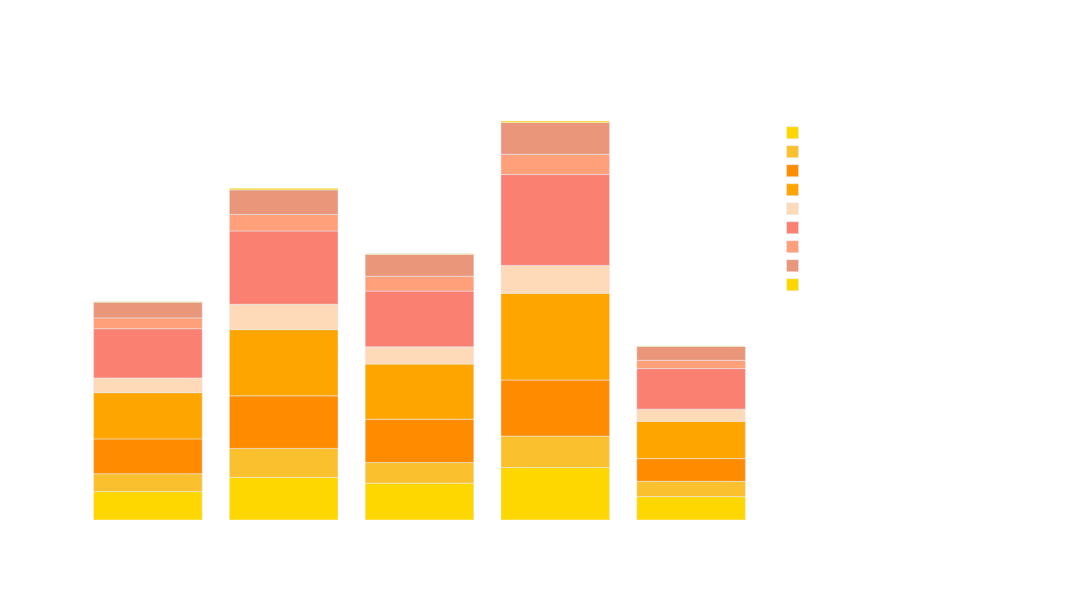
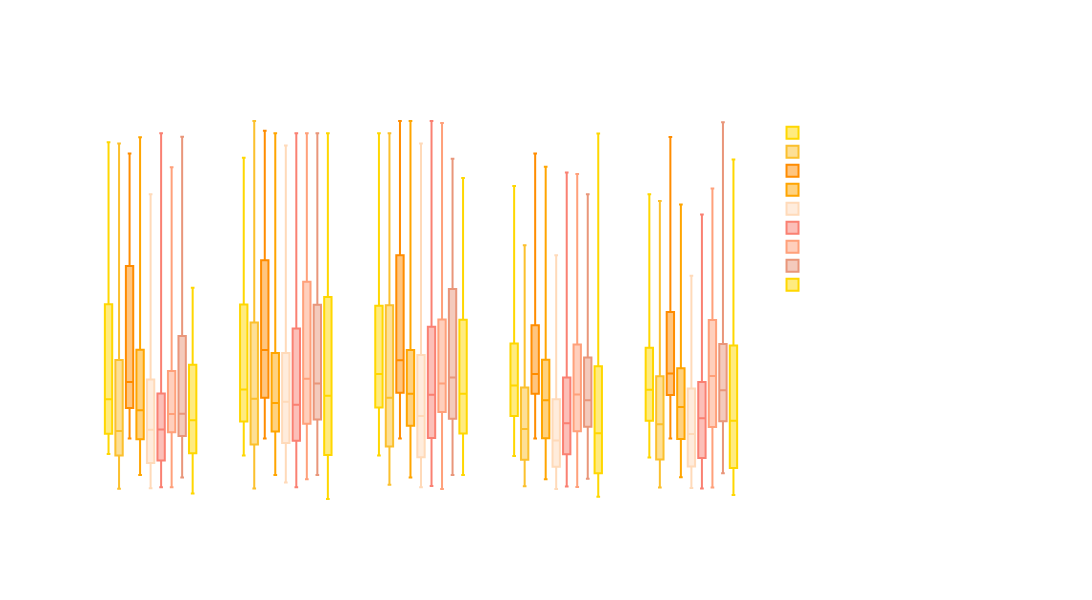

Notebook code cell kept with these figures, in order:
### Code cell
import plotly.express as px

color_sequence = ['#FFD700', '#FBC02D', '#FF8C00', '#FFA500', '#FFDAB9', '#FA8072', '#FFA07A', '#E9967A']

# Group by Year and OrgSize to count number of participants
orgsize_counts = (
    filtered_df.groupby(['Year', 'OrgSize']).size().reset_index(name='Count')
)

# Create bar chart
fig = px.bar(
    orgsize_counts,
    x='Year',
    y='Count',
    color='OrgSize',
    title='Org Size Distribution by Year',
    color_discrete_sequence=color_sequence
)

fig.update_layout(
    plot_bgcolor='rgba(0,0,0,0)',
    paper_bgcolor='rgba(0,0,0,0)',
    font=dict(color='white'),
    height=600,
    width=1100
)

fig.update_xaxes(showgrid=False)
fig.update_yaxes(showgrid=False)

fig.show()
import plotly.express as px

# Ensure you're using the cleaned combined_median DataFrame
fig = px.box(
    combined_median,
    x='Year',
    y='MedianSalary',
    color='OrgSize',
    title='Org Size Salary Trends by Year',
    color_discrete_sequence=color_sequence  # use your defined colors
)
# Remove outliers using IQR method
Q1 = combined_median['MedianSalary'].quantile(0.25)
Q3 = combined_median['MedianSalary'].quantile(0.75)
IQR = Q3 - Q1

filtered_combined = combined_median[
    (combined_median['MedianSalary'] >= Q1 - 1.5 * IQR) &
    (combined_median['MedianSalary'] <= Q3 + 1.5 * IQR)
]

# Now plot without outliers in data
fig = px.box(
    filtered_combined,
    x='Year',
    y='MedianSalary',
    color='OrgSize',
    title='Org Size Salary Trends by Year',
    color_discrete_sequence=color_sequence,
    points=False
)

fig.update_layout(
    plot_bgcolor='rgba(0,0,0,0)',
    paper_bgcolor='rgba(0,0,0,0)',
    font=dict(color='white'),
    height=600,
    width=1100,
    yaxis=dict(
        tickformat=',',  # Use comma-separated full numbers (e.g. 60000 not 0.6M)
        title='Median Annual Salary (USD)'
    ),
    xaxis=dict(
        showgrid=False
    ),
    yaxis_showgrid=False
)

fig.show()

### Figure 1 — Plotly figure (JSON) as saved in the notebook; plotly's stock layout.template omitted (floating-point values rounded to 4 significant figures)
{"data": [{"alignmentgroup": "True", "hovertemplate": "OrgSize=1,000 to 4,999 employees<br>Year=%{x}<br>Count=%{y}<extra></extra>", "legendgroup": "1,000 to 4,999 employees", "marker": {"color": "#FFD700", "pattern": {"shape": ""}}, "name": "1,000 to 4,999 employees", "offsetgroup": "1,000 to 4,999 employees", "orientation": "v", "showlegend": true, "textposition": "auto", "type": "bar", "x": [2020, 2021, 2022, 2023, 2024], "xaxis": "x", "y": [2582, 3874, 3350, 4769, 2125], "yaxis": "y"}, {"alignmentgroup": "True", "hovertemplate": "OrgSize=10 to 19 employees<br>Year=%{x}<br>Count=%{y}<extra></extra>", "legendgroup": "10 to 19 employees", "marker": {"color": "#FBC02D", "pattern": {"shape": ""}}, "name": "10 to 19 employees", "offsetgroup": "10 to 19 employees", "orientation": "v", "showlegend": true, "textposition": "auto", "type": "bar", "x": [2020, 2021, 2022, 2023, 2024], "xaxis": "x", "y": [1619, 2629, 1870, 2855, 1386], "yaxis": "y"}, {"alignmentgroup": "True", "hovertemplate": "OrgSize=10,000 or more employees<br>Year=%{x}<br>Count=%{y}<extra></extra>", "legendgroup": "10,000 or more employees", "marker": {"color": "#FF8C00", "pattern": {"shape": ""}}, "name": "10,000 or more employees", "offsetgroup": "10,000 or more employees", "orientation": "v", "showlegend": true, "textposition": "auto", "type": "bar", "x": [2020, 2021, 2022, 2023, 2024], "xaxis": "x", "y": [3169, 4779, 3935, 5096, 2067], "yaxis": "y"}, {"alignmentgroup": "True", "hovertemplate": "OrgSize=100 to 499 employees<br>Year=%{x}<br>Count=%{y}<extra></extra>", "legendgroup": "100 to 499 employees", "marker": {"color": "#FFA500", "pattern": {"shape": ""}}, "name": "100 to 499 employees", "offsetgroup": "100 to 499 employees", "orientation": "v", "showlegend": true, "textposition": "auto", "type": "bar", "x": [2020, 2021, 2022, 2023, 2024], "xaxis": "x", "y": [4196, 6014, 5013, 7880, 3385], "yaxis": "y"}, {"alignmentgroup": "True", "hovertemplate": "OrgSize=2 to 9 employees<br>Year=%{x}<br>Count=%{y}<extra></extra>", "legendgroup": "2 to 9 employees", "marker": {"color": "#FFDAB9", "pattern": {"shape": ""}}, "name": "2 to 9 employees", "offsetgroup": "2 to 9 employees", "orientation": "v", "showlegend": true, "textposition": "auto", "type": "bar", "x": [2020, 2021, 2022, 2023, 2024], "xaxis": "x", "y": [1340, 2302, 1565, 2531, 1110], "yaxis": "y"}, {"alignmentgroup": "True", "hovertemplate": "OrgSize=20 to 99 employees<br>Year=%{x}<br>Count=%{y}<extra></extra>", "legendgroup": "20 to 99 employees", "marker": {"color": "#FA8072", "pattern": {"shape": ""}}, "name": "20 to 99 employees", "offsetgroup": "20 to 99 employees", "orientation": "v", "showlegend": true, "textposition": "auto", "type": "bar", "x": [2020, 2021, 2022, 2023, 2024], "xaxis": "x", "y": [4476, 6663, 5068, 8254, 3684], "yaxis": "y"}, {"alignmentgroup": "True", "hovertemplate": "OrgSize=5,000 to 9,999 employees<br>Year=%{x}<br>Count=%{y}<extra></extra>", "legendgroup": "5,000 to 9,999 employees", "marker": {"color": "#FFA07A", "pattern": {"shape": ""}}, "name": "5,000 to 9,999 employees", "offsetgroup": "5,000 to 9,999 employees", "orientation": "v", "showlegend": true, "textposition": "auto", "type": "bar", "x": [2020, 2021, 2022, 2023, 2024], "xaxis": "x", "y": [981, 1500, 1348, 1837, 752], "yaxis": "y"}, {"alignmentgroup": "True", "hovertemplate": "OrgSize=500 to 999 employees<br>Year=%{x}<br>Count=%{y}<extra></extra>", "legendgroup": "500 to 999 employees", "marker": {"color": "#E9967A", "pattern": {"shape": ""}}, "name": "500 to 999 employees", "offsetgroup": "500 to 999 employees", "orientation": "v", "showlegend": true, "textposition": "auto", "type": "bar", "x": [2020, 2021, 2022, 2023, 2024], "xaxis": "x", "y": [1431, 2235, 1985, 2905, 1253], "yaxis": "y"}, {"alignmentgroup": "True", "hovertemplate": "OrgSize=Just me - I am a freelancer, sole proprietor, etc.<br>Year=%{x}<br>Count=%{y}<extra></extra>", "legendgroup": "Just me - I am a freelancer, sole proprietor, etc.", "marker": {"color": "#FFD700", "pattern": {"shape": ""}}, "name": "Just me - I am a freelancer, sole proprietor, etc.", "offsetgroup": "Just me - I am a freelancer, sole proprietor, etc.", "orientation": "v", "showlegend": true, "textposition": "auto", "type": "bar", "x": [2020, 2021, 2022, 2023, 2024], "xaxis": "x", "y": [46, 149, 66, 125, 44], "yaxis": "y"}], "layout": {"barmode": "relative", "font": {"color": "white"}, "height": 600, "legend": {"title": {"text": "OrgSize"}, "tracegroupgap": 0}, "paper_bgcolor": "rgba(0,0,0,0)", "plot_bgcolor": "rgba(0,0,0,0)", "title": {"text": "Org Size Distribution by Year"}, "width": 1100, "xaxis": {"anchor": "y", "domain": [0, 1], "showgrid": false, "title": {"text": "Year"}}, "yaxis": {"anchor": "x", "domain": [0, 1], "showgrid": false, "title": {"text": "Count"}}}}

### Figure 2 — Plotly figure (JSON) as saved in the notebook; plotly's stock layout.template omitted (floating-point values rounded to 4 significant figures; data arrays with more than 128 entries replaced by an {"elided": "..."} marker saying what was removed)
{"data": [{"alignmentgroup": "True", "boxpoints": false, "hovertemplate": "OrgSize=1,000 to 4,999 employees<br>Year=%{x}<br>MedianSalary=%{y}<extra></extra>", "legendgroup": "1,000 to 4,999 employees", "marker": {"color": "#FFD700"}, "name": "1,000 to 4,999 employees", "notched": false, "offsetgroup": "1,000 to 4,999 employees", "orientation": "v", "showlegend": true, "type": "box", "x": {"elided": "362 int values"}, "x0": " ", "xaxis": "x", "y": {"elided": "362 float values"}, "y0": " ", "yaxis": "y"}, {"alignmentgroup": "True", "boxpoints": false, "hovertemplate": "OrgSize=10 to 19 employees<br>Year=%{x}<br>MedianSalary=%{y}<extra></extra>", "legendgroup": "10 to 19 employees", "marker": {"color": "#FBC02D"}, "name": "10 to 19 employees", "notched": false, "offsetgroup": "10 to 19 employees", "orientation": "v", "showlegend": true, "type": "box", "x": {"elided": "484 int values"}, "x0": " ", "xaxis": "x", "y": {"elided": "484 float values"}, "y0": " ", "yaxis": "y"}, {"alignmentgroup": "True", "boxpoints": false, "hovertemplate": "OrgSize=10,000 or more employees<br>Year=%{x}<br>MedianSalary=%{y}<extra></extra>", "legendgroup": "10,000 or more employees", "marker": {"color": "#FF8C00"}, "name": "10,000 or more employees", "notched": false, "offsetgroup": "10,000 or more employees", "orientation": "v", "showlegend": true, "type": "box", "x": {"elided": "283 int values"}, "x0": " ", "xaxis": "x", "y": {"elided": "283 float values"}, "y0": " ", "yaxis": "y"}, {"alignmentgroup": "True", "boxpoints": false, "hovertemplate": "OrgSize=100 to 499 employees<br>Year=%{x}<br>MedianSalary=%{y}<extra></extra>", "legendgroup": "100 to 499 employees", "marker": {"color": "#FFA500"}, "name": "100 to 499 employees", "notched": false, "offsetgroup": "100 to 499 employees", "orientation": "v", "showlegend": true, "type": "box", "x": {"elided": "477 int values"}, "x0": " ", "xaxis": "x", "y": {"elided": "477 float values"}, "y0": " ", "yaxis": "y"}, {"alignmentgroup": "True", "boxpoints": false, "hovertemplate": "OrgSize=2 to 9 employees<br>Year=%{x}<br>MedianSalary=%{y}<extra></extra>", "legendgroup": "2 to 9 employees", "marker": {"color": "#FFDAB9"}, "name": "2 to 9 employees", "notched": false, "offsetgroup": "2 to 9 employees", "orientation": "v", "showlegend": true, "type": "box", "x": {"elided": "519 int values"}, "x0": " ", "xaxis": "x", "y": {"elided": "519 float values"}, "y0": " ", "yaxis": "y"}, {"alignmentgroup": "True", "boxpoints": false, "hovertemplate": "OrgSize=20 to 99 employees<br>Year=%{x}<br>MedianSalary=%{y}<extra></extra>", "legendgroup": "20 to 99 employees", "marker": {"color": "#FA8072"}, "name": "20 to 99 employees", "notched": false, "offsetgroup": "20 to 99 employees", "orientation": "v", "showlegend": true, "type": "box", "x": {"elided": "526 int values"}, "x0": " ", "xaxis": "x", "y": {"elided": "526 float values"}, "y0": " ", "yaxis": "y"}, {"alignmentgroup": "True", "boxpoints": false, "hovertemplate": "OrgSize=5,000 to 9,999 employees<br>Year=%{x}<br>MedianSalary=%{y}<extra></extra>", "legendgroup": "5,000 to 9,999 employees", "marker": {"color": "#FFA07A"}, "name": "5,000 to 9,999 employees", "notched": false, "offsetgroup": "5,000 to 9,999 employees", "orientation": "v", "showlegend": true, "type": "box", "x": {"elided": "280 int values"}, "x0": " ", "xaxis": "x", "y": {"elided": "280 float values"}, "y0": " ", "yaxis": "y"}, {"alignmentgroup": "True", "boxpoints": false, "hovertemplate": "OrgSize=500 to 999 employees<br>Year=%{x}<br>MedianSalary=%{y}<extra></extra>", "legendgroup": "500 to 999 employees", "marker": {"color": "#E9967A"}, "name": "500 to 999 employees", "notched": false, "offsetgroup": "500 to 999 employees", "orientation": "v", "showlegend": true, "type": "box", "x": {"elided": "360 int values"}, "x0": " ", "xaxis": "x", "y": {"elided": "360 float values"}, "y0": " ", "yaxis": "y"}, {"alignmentgroup": "True", "boxpoints": false, "hovertemplate": "OrgSize=Just me - I am a freelancer, sole proprietor, etc.<br>Year=%{x}<br>MedianSalary=%{y}<extra></extra>", "legendgroup": "Just me - I am a freelancer, sole proprietor, etc.", "marker": {"color": "#FFD700"}, "name": "Just me - I am a freelancer, sole proprietor, etc.", "notched": false, "offsetgroup": "Just me - I am a freelancer, sole proprietor, etc.", "orientation": "v", "showlegend": true, "type": "box", "x": {"elided": "164 int values"}, "x0": " ", "xaxis": "x", "y": {"elided": "164 float values"}, "y0": " ", "yaxis": "y"}], "layout": {"boxmode": "group", "font": {"color": "white"}, "height": 600, "legend": {"title": {"text": "OrgSize"}, "tracegroupgap": 0}, "paper_bgcolor": "rgba(0,0,0,0)", "plot_bgcolor": "rgba(0,0,0,0)", "title": {"text": "Org Size Salary Trends by Year"}, "width": 1100, "xaxis": {"anchor": "y", "domain": [0, 1], "showgrid": false, "title": {"text": "Year"}}, "yaxis": {"anchor": "x", "domain": [0, 1], "showgrid": false, "tickformat": ",", "title": {"text": "Median Annual Salary (USD)"}}}}
